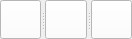
  <widget class="QSplitter" name="splitter_3">
   <property name="geometry">
    <rect>
     <x>840</x>
     <y>1</y>
     <width>132</width>
     <height>39</height>
    </rect>
   </property>
   <property name="orientation">
    <enum>Qt::Horizontal</enum>
   </property>
   <widget class="QPushButton" name="pushButton_last">
    <property name="styleSheet">
     <string notr="true">background-color:rgb(255, 255, 255);
</string>
    </property>
    <property name="text">
     <string/>
    </property>
    <property name="icon">
     <iconset resource="iconQrc.qrc">
      <normaloff>:/newPrefix/icon/last4.ico</normaloff>:/newPrefix/icon/last4.ico</iconset>
    </property>
    <property name="iconSize">
     <size>
      <width>32</width>
      <height>31</height>
     </size>
    </property>
   </widget>
   <widget class="QPushButton" name="pushButton_next">
    <property name="styleSheet">
     <string notr="true">background-color:rgb(255, 255, 255);</string>
    </property>
    <property name="text">
     <string/>
    </property>
    <property name="icon">
     <iconset resource="iconQrc.qrc">
      <normaloff>:/newPrefix/icon/next4.ico</normaloff>:/newPrefix/icon/next4.ico</iconset>
    </property>
    <property name="iconSize">
     <size>
      <width>32</width>
      <height>31</height>
     </size>
    </property>
   </widget>
   <widget class="QPushButton" name="pushButton_close">
    <property name="styleSheet">
     <string notr="true">background-color:rgb(255, 255, 255);</string>
    </property>
    <property name="text">
     <string/>
    </property>
    <property name="icon">
     <iconset resource="iconQrc.qrc">
      <normaloff>:/newPrefix/icon/close4.ico</normaloff>:/newPrefix/icon/close4.ico</iconset>
    </property>
    <property name="iconSize">
     <size>
      <width>32</width>
      <height>31</height>
     </size>
    </property>
   </widget>
  </widget>
